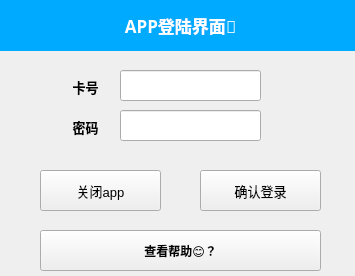
<?xml version="1.0" encoding="UTF-8"?>
<ui version="4.0">
 <class>applog</class>
 <widget class="QMainWindow" name="applog">
  <property name="geometry">
   <rect>
    <x>0</x>
    <y>0</y>
    <width>355</width>
    <height>276</height>
   </rect>
  </property>
  <property name="windowTitle">
   <string>MainWindow</string>
  </property>
  <widget class="QWidget" name="centralwidget">
   <widget class="QLabel" name="label_3">
    <property name="geometry">
     <rect>
      <x>0</x>
      <y>0</y>
      <width>361</width>
      <height>51</height>
     </rect>
    </property>
    <property name="font">
     <font>
      <family>幼圆</family>
      <pointsize>13</pointsize>
      <weight>75</weight>
      <italic>false</italic>
      <bold>true</bold>
     </font>
    </property>
    <property name="mouseTracking">
     <bool>false</bool>
    </property>
    <property name="styleSheet">
     <string notr="true">color: rgb(255, 255, 255);
background-color: rgb(0, 170, 255);</string>
    </property>
    <property name="text">
     <string>APP登陆界面🏦</string>
    </property>
    <property name="scaledContents">
     <bool>false</bool>
    </property>
    <property name="alignment">
     <set>Qt::AlignCenter</set>
    </property>
    <property name="wordWrap">
     <bool>false</bool>
    </property>
   </widget>
   <widget class="QPushButton" name="confirm">
    <property name="geometry">
     <rect>
      <x>200</x>
      <y>170</y>
      <width>121</width>
      <height>41</height>
     </rect>
    </property>
    <property name="font">
     <font>
      <pointsize>10</pointsize>
     </font>
    </property>
    <property name="text">
     <string>确认登录</string>
    </property>
   </widget>
   <widget class="QLabel" name="label_2">
    <property name="geometry">
     <rect>
      <x>30</x>
      <y>61</y>
      <width>111</width>
      <height>51</height>
     </rect>
    </property>
    <property name="font">
     <font>
      <family>幼圆</family>
      <pointsize>10</pointsize>
      <weight>75</weight>
      <bold>true</bold>
     </font>
    </property>
    <property name="text">
     <string>卡号</string>
    </property>
    <property name="alignment">
     <set>Qt::AlignCenter</set>
    </property>
   </widget>
   <widget class="QPushButton" name="close">
    <property name="geometry">
     <rect>
      <x>40</x>
      <y>170</y>
      <width>121</width>
      <height>41</height>
     </rect>
    </property>
    <property name="font">
     <font>
      <pointsize>10</pointsize>
     </font>
    </property>
    <property name="text">
     <string>关闭app</string>
    </property>
   </widget>
   <widget class="QLabel" name="label_4">
    <property name="geometry">
     <rect>
      <x>30</x>
      <y>101</y>
      <width>111</width>
      <height>51</height>
     </rect>
    </property>
    <property name="font">
     <font>
      <family>幼圆</family>
      <pointsize>10</pointsize>
      <weight>75</weight>
      <bold>true</bold>
     </font>
    </property>
    <property name="text">
     <string>密码</string>
    </property>
    <property name="alignment">
     <set>Qt::AlignCenter</set>
    </property>
   </widget>
   <widget class="QLineEdit" name="card_password">
    <property name="geometry">
     <rect>
      <x>120</x>
      <y>110</y>
      <width>141</width>
      <height>31</height>
     </rect>
    </property>
   </widget>
   <widget class="QLineEdit" name="card_number">
    <property name="geometry">
     <rect>
      <x>120</x>
      <y>70</y>
      <width>141</width>
      <height>31</height>
     </rect>
    </property>
   </widget>
   <widget class="QPushButton" name="help">
    <property name="geometry">
     <rect>
      <x>40</x>
      <y>230</y>
      <width>281</width>
      <height>41</height>
     </rect>
    </property>
    <property name="font">
     <font>
      <pointsize>9</pointsize>
      <weight>75</weight>
      <bold>true</bold>
      <underline>false</underline>
      <strikeout>false</strikeout>
     </font>
    </property>
    <property name="text">
     <string>查看帮助😊？</string>
    </property>
   </widget>
  </widget>
 </widget>
 <resources/>
 <connections/>
</ui>
